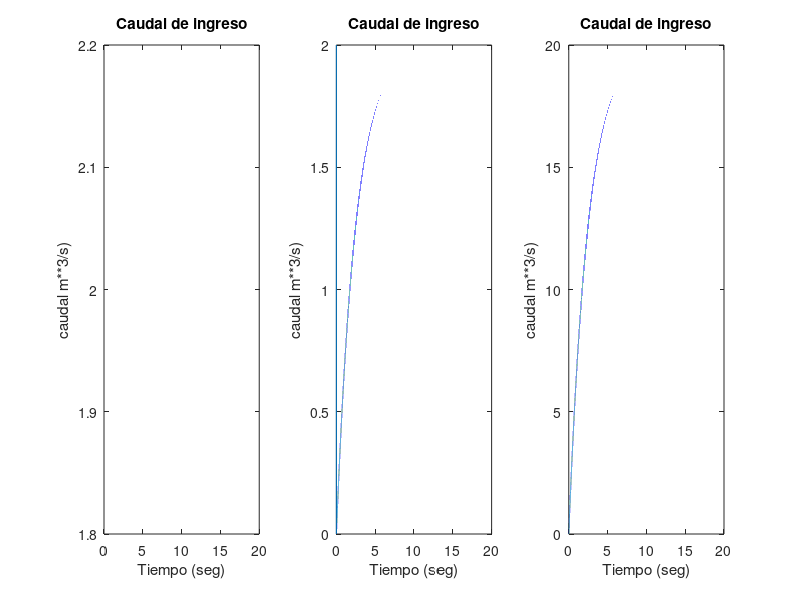

Here is the MATLAB script that generated this plot:
clc
clear all
%h = ha + dt*((r*qia))
R = 10;
C = 4;
qi0 = 2;
qo0 =2;
dt = 0.0001;
tmax = 20;
t0 = 0;
h0 = 0;

n = (tmax - t0)/dt;

t=[t0];
h = [h0];
qi = [qi0];
qo = [qo0];

for i=1:n
    % Modelo
    t(1+i) = t(i)+dt;
    h(i+1)=h(i) +((R*qi(i)-h(i))./R*C)*dt;
    qo(i+1)=h(i)/R;
    qi(i+1)=qi(i);
    
end

subplot(1,3,1)
plot(t,qi)
title('Caudal de ingreso')
xlabel('Tiempo (seg)')
ylabel('caudal m**3/s)')


subplot(1,3,2)
plot(t,qo)
title('Caudal de ingreso')
xlabel('Tiempo (seg)')
ylabel('caudal m**3/s)')


subplot(1,3,3)
plot(t,h)
title('Caudal de ingreso')
xlabel('Tiempo (seg)')
ylabel('caudal m**3/s)')





















